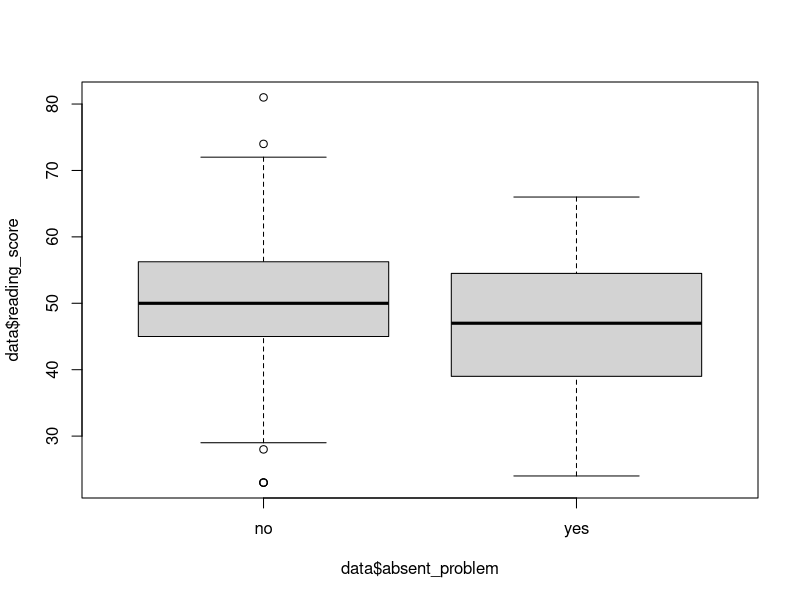
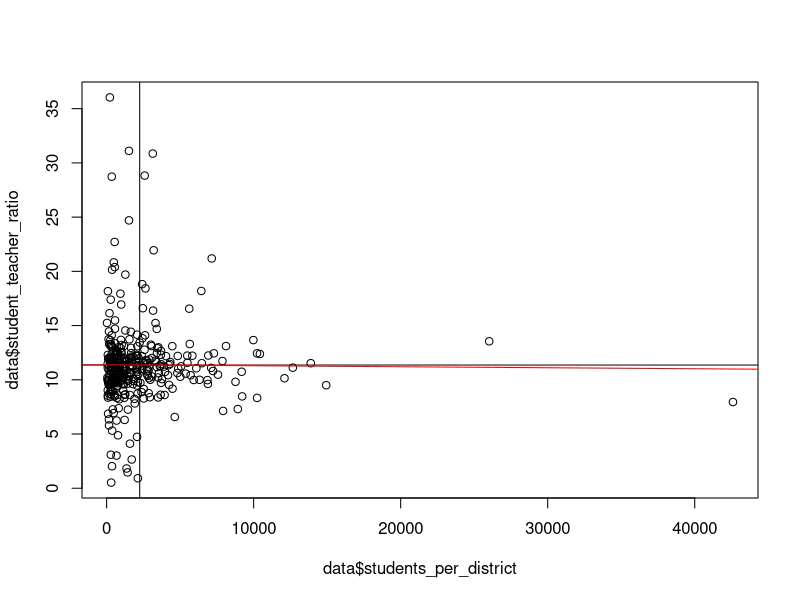
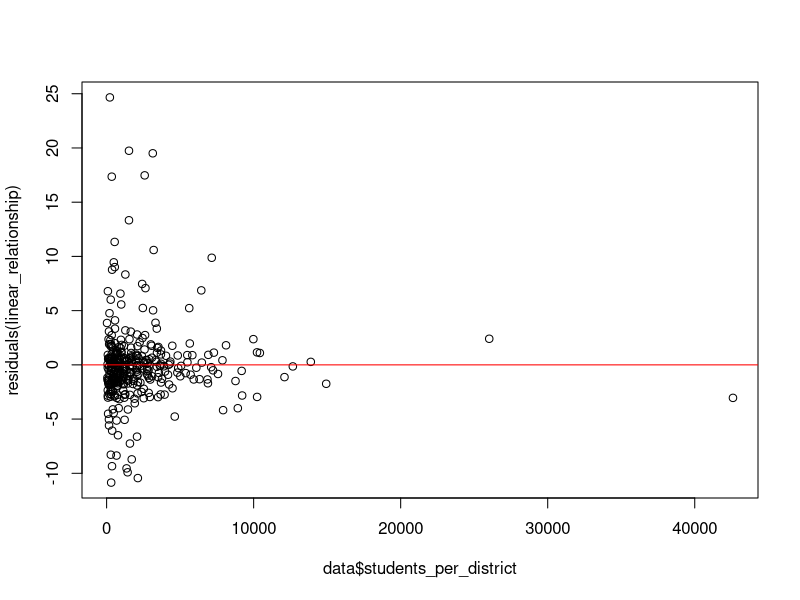

Recreate these plots in R, in order.
## Project:  STA 215, Spring 2024, Final Project
# Located:   Posit Cloud
# File Name: lorde songs
# Date:      2024_2_29
# Who:       Kevin Janas



## Load packages
# NOTE: Run base.R if these commands return an error!
library(readr)
library(dplyr)
library(tidytext)
library(tidyverse)
library(ggplot2)
library(haven)
library(forcats)
library(psych)

# Load data 
raw_data <- read_delim("raw_data.csv")

data <- raw_data %>%
  filter(complete.cases(.))

##################################################################################
############### Table 1: descriptive statistics    ####################   
##################################################################################

table(data$absent_problem)

summary(data$reading_score)
sd(data$reading_score)

summary(data$students_per_district)
sd(data$students_per_district)

summary(data$student_teacher_ratio)
sd(data$student_teacher_ratio)



##################################################################################
#################### Figure 1: boxplot             ####################   
##################################################################################
# BOX PLOT
boxplot(data$reading_score ~data$absent_problem)
anova <- aov(data$reading_score ~ data$absent_problem)
summary(anova)
##################################################################################
####################   Figure 2: scatter plot             ####################   
##################################################################################
linear_plot <- plot(data$students_per_district, data$student_teacher_ratio)
print(linear_plot)

# add x line and y line for means
meany <- mean(data$student_teacher_ratio)
meanx <- mean(data$students_per_district)

abline(v = meanx, col = "black")
abline(h = meany, col = "black")

linear_relationship <- lm(data$student_teacher_ratio ~ students_per_district, data = data)
summary(linear_relationship)


# Add the linear regression line to the scatter plot
# NOTE: double check the scatter plot is currently in your utilities window!
abline(linear_relationship, col = "red")
##################################################################################
####################  Figure 3: residual plot                ####################   
##################################################################################
# Plot the residuals
plot(data$students_per_district, residuals(linear_relationship))

# Add a horizontal line at zero to indicate the baseline
abline(h = 0, col = "red")

##################################################################################
####################  Table 2: contingency table                ####################   
##################################################################################
table(data$grades_offered, data$absent_problem)
chisq.test(data$grades_offered, data$absent_problem)
